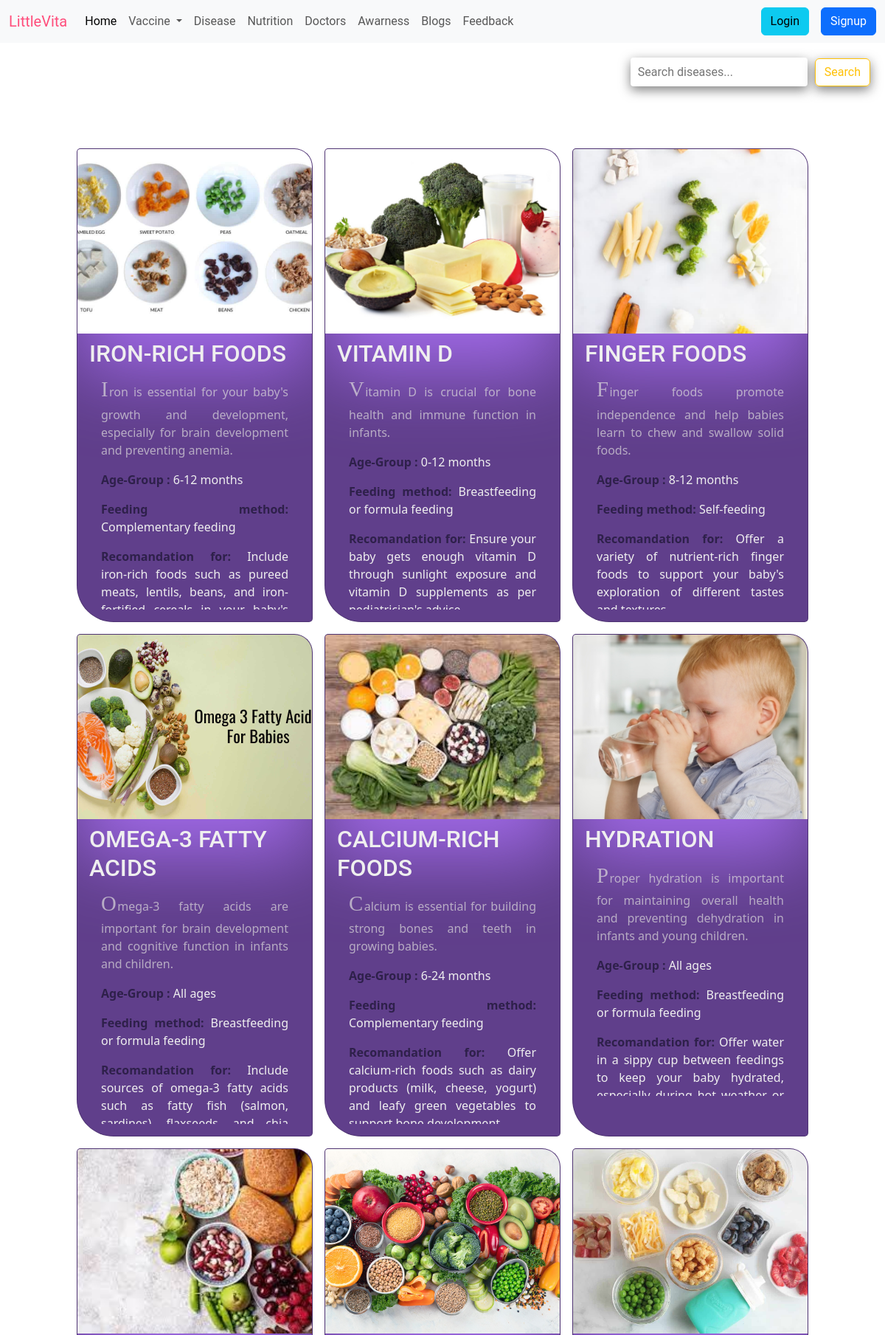
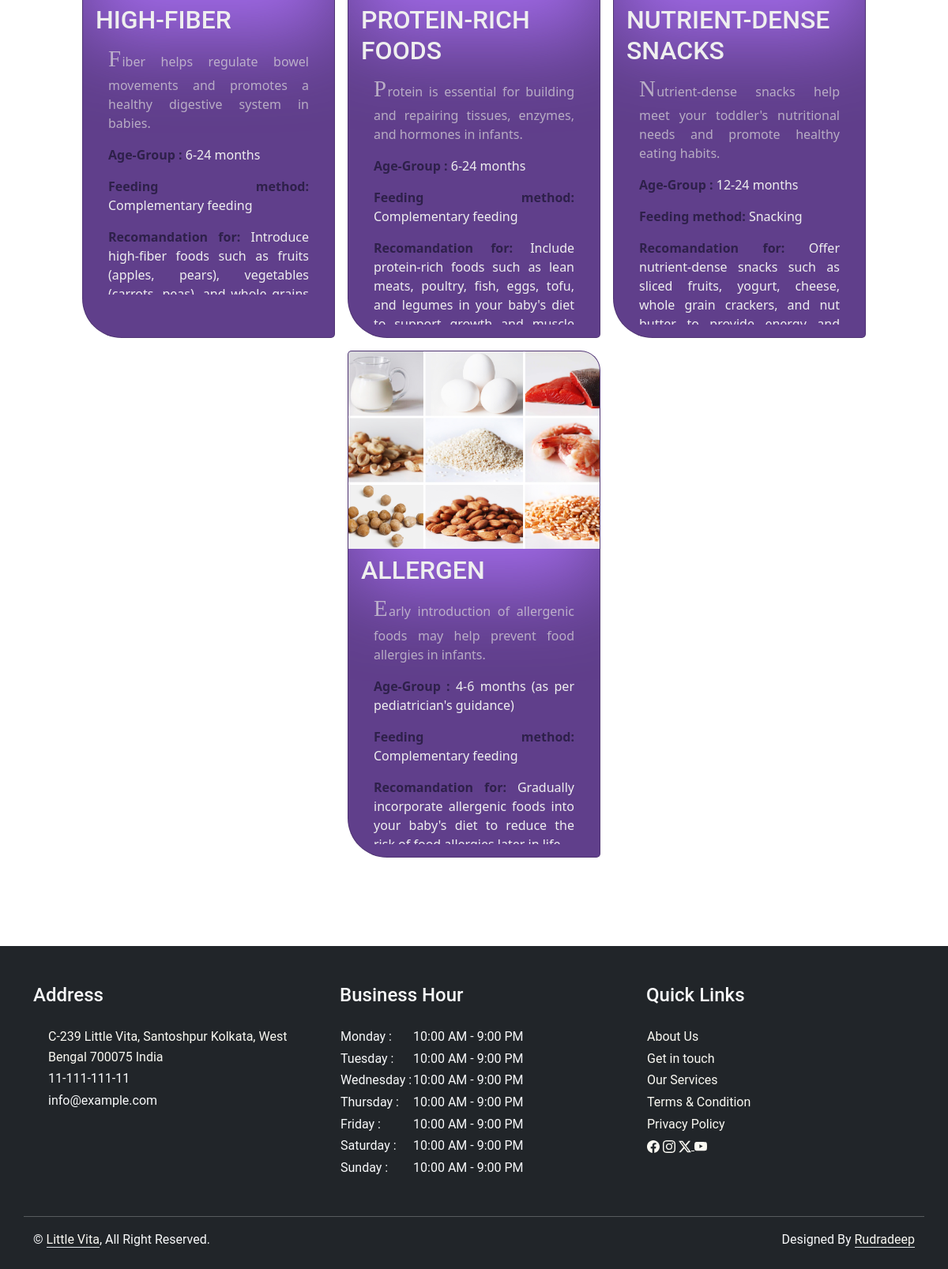
Screenshot of /nutrition/ with the database file from the repository (2 pictures, top to bottom).
### Base/models.py (models this page shows, shortened)
class Nutrition(models.Model):
    nutrition_id = models.AutoField(primary_key=True)
    nutrition_name = models.CharField(max_length=100, default="Nutrition Name Unavailable")
    age_group = models.CharField(max_length=50)
    feeding_method = models.CharField(max_length=100)
    introduction_of_solids = models.TextField(null=True, blank=True, default="Not applicable")
    recommended_diet = models.TextField(null=True, blank=True)
    description = models.TextField(null=True, blank=True)
    image = models.ImageField(upload_to='nutrition_images/', blank=True, null=True)

### Base/views.py (the view)
# urls.py: path('nutrition/', views.nutrition, name='nutrition'),
def nutrition(request):
    context={}
    if request.method == 'GET':
        if 'q' in request.GET:
            q = request.GET['q']
            nutrition = Nutrition.objects.filter(nutrition_name__icontains=q)
            nutrition_desc = Nutrition.objects.filter(description__icontains=q)
            nutritions = nutrition.union(nutrition_desc)
            if nutritions.count() == 0:
                messages.error(request, 'No results found')
            else:
                context['nutritions'] = nutritions
                return render(request, 'Base/nutrition.html', context)
    nutritions = Nutrition.objects.all()
    context['nutritions'] = nutritions
    return render(request, 'Base/nutrition.html', context)

### Base/templates/Base/nutrition.html (shortened to what this page needs)
{% extends "Base/base.html" %}
{% load static %}
{% block css %}
    <link rel="stylesheet" href={% static "Base/css/style.css" %}>
    <link rel="stylesheet" href={% static "Base/css/nutrition.css" %}>
{% endblock css %}
{% block body %}
<form method="GET" action="" class='search-bar'>
  <input type="text" name="q" placeholder="Search diseases..." class="user-input ">
  <input type="submit" value="Search" class="btn btn-outline-warning search-btn">
</form>
<div class="main">
  <ul class="cards">
    {% for nutrition in nutritions %}
    <li class="cards_item">
      <div class="card" tabindex="0">
        <div class="card_image"><img src={{nutrition.image.url}} alt="mixed vegetable salad in a mason jar. "></div>
        <div class="card_content">
          <h2 class="card_title">{{nutrition.nutrition_name|upper}}</h2>
          <div class="card_text">
            <p class="description">{{nutrition.description}}</p>
            <p class="age-group"> <span class="title">Age-Group :</span> {{nutrition.age_group}}</p>
            <p class="feeding-method"> <span class="title"> Feeding method:</span> {{nutrition.feeding_method}}</p>
            <p class="recomandation-for"> <span class="title">Recomandation for: </span>  {{nutrition.recommended_diet}} </p>
          </div>
        </div>
      </div>
    </li>
    {% endfor %}
  </ul>
</div>
{% include "Base/footer.html" %}
{% endblock body%}

### Base/templates/Base/base.html (shortened to what this page needs)
{% load static %}
<!DOCTYPE html>
<html lang="en">
<head>
  <link href="https://cdn.jsdelivr.net/npm/bootstrap@5.3.3/dist/css/bootstrap.min.css" rel="stylesheet"
 />
  <link rel="stylesheet" href="https://cdnjs.cloudflare.com/ajax/libs/OwlCarousel2/2.3.4/assets/owl.carousel.min.css" />
  <link rel="stylesheet" href="https://cdnjs.cloudflare.com/ajax/libs/OwlCarousel2/2.3.4/assets/owl.theme.default.min.css" />
  <link href='https://unpkg.com/boxicons@2.1.4/css/boxicons.min.css' rel='stylesheet'>
  <link rel="stylesheet" href={% static "Base/css/style.css" %} />
  {% block css %}
  {% endblock css %}
</head>
<body>
    <nav class="navbar navbar-expand-lg bg-body-tertiary blue-200">
      <div class="container-fluid">
        <a class="navbar-brand" href={% url "home" %} style="color: #FF4D7B;">LittleVita</a>
        <div class="collapse navbar-collapse" id="#navbarSupportedContent">
          <ul class="navbar-nav me-auto mb-2 mb-lg-0" >
            <li class="nav-item">
              <a class="nav-link active" aria-current="page" href={% url "home" %}>Home</a>
            </li>
            <li class="nav-item dropdown">
              <a class="nav-link dropdown-toggle" href="#" role="button" data-bs-toggle="dropdown" aria-expanded="false">
                Vaccine
              </a>
            </li>
            <li class="nav-item">
              <a class="nav-link" href={% url "disease" %}>Disease</a>
            </li>
            <li class="nav-item">
              <a class="nav-link" href={% url "nutrition" %}>Nutrition</a>
            </li>
            <li class="nav-item">
              <a class="nav-link" href={% url "doctors" %}>Doctors</a>
            </li>
            <li class="nav-item">
              <a class="nav-link" href={% url "awarness" %}>Awarness</a>
            </li>
            <li class="nav-item">
              <a class="nav-link" href={% url "blog" %}>Blogs</a>
            </li>
            <li class="nav-item">
              <a class="nav-link" href={% url "feedback" %}>Feedback</a>
            </li>
          </ul>
          {% if request.user.is_authenticated %}
          <div class="d-grid gap-2 d-md-flex justify-content-md-end">
            <a href={% url "logout" %} class="btn btn-danger me-md-2" role="button">Logout</a>
          </div>
          {% else %}
          <div class="d-grid gap-2 d-md-flex justify-content-md-end">
            <a href={% url "login" %} class="btn btn-info me-md-2" role="button">Login</a>
            <a href={% url "signup" %} class="btn btn-primary" role="button">Signup</a>
          </div>
          {% endif %}
      </div>
    </div>
  </nav>
  {% block body %}
  {% endblock body %}
</body>
</html>

### Base/templates/Base/footer.html (shortened to what this page needs)
  <div class="footer pt-5 mt-5">
    <div class="box-7">
      <div class="container-fluid bg-dark text-light footer">
          <div class="container py-5">
              <div class="row g-5">
                  <div class="col-lg-4 col-md-6">
                      <h4 class="text-light mb-4">Address</h4>
                      <table>
                          <tr>
                              <td>
                              </td>
                              <td>
                                  <a href="https://www.google.com/maps/place/Tutechage+Solution/@22.49007,88.395027,15z/data=!4m6!3m5!1s0x3a0271bf1fd19311:0x112d235b5add58aa!8m2!3d22.4900695!4d88.3950274!16s%2Fg%2F1ptyg3xlh?hl=en&entry=ttu"
                                      style="text-decoration: none; color: #faf9f2;">
                                      C-239 Little Vita, Santoshpur Kolkata, West
                                      Bengal
                                      700075 India</a>
                              </td>
                          </tr>
                          <tr>
                              <td>
                              </td>
                              <td>
                                  11-111-111-11
                              </td>
                          </tr>
                          <tr>
                              <td>
                              </td>
                              <td>
                                  info@example.com
                              </td>
                          </tr>
                      </table>
                  </div>
                  <div class="col-lg-4 col-md-6">
                      <h4 class="text-light mb-4">Business Hour</h4>
                      <table>
                          <tr>
                              <td>Monday :</td>
                              <td>10:00 AM - 9:00 PM</td>
                          </tr>
                          <tr>
                              <td>Tuesday :</td>
                              <td>10:00 AM - 9:00 PM</td>
                          </tr>
                          <tr>
                              <td>Wednesday :</td>
                              <td>10:00 AM - 9:00 PM</td>
                          </tr>
                          <tr>
                              <td>Thursday :</td>
                              <td>10:00 AM - 9:00 PM</td>
                          </tr>
                          <tr>
                              <td>Friday :</td>
                              <td>10:00 AM - 9:00 PM</td>
                          </tr>
                          <tr>
                              <td>Saturday :</td>
                              <td>10:00 AM - 9:00 PM</td>
                          </tr>
                          <tr>
                              <td>Sunday :</td>
                              <td>10:00 AM - 9:00 PM</td>
                          </tr>
                      </table>
                  </div>
                  <div class="col-lg-4 col-md-6">
                      <h4 class="text-light mb-4">Quick Links</h4>
                      <table>
                          <tr>
                              <td>
                                   <a href="#about"
                                      style="text-decoration: none; color:#faf9f2;">About Us</a>
                              </td>
                          </tr>
                          <tr>
                              <td>
                                   <a href="#quote"
                                      style="text-decoration: none; color:#faf9f2;">Get in touch</a>
                              </td>
                          </tr>
                          <tr>
                              <td>
                                   <a href="#survice"
                                      style="text-decoration: none; color:#faf9f2;">Our Services</a>
                              </td>
                          </tr>
                          <tr>
                              <td>
                                   <a href=""
                                      style="text-decoration: none; color:#faf9f2;">Terms & Condition</a>
                              </td>
                          </tr>
                          <tr>
                              <td>
                                   <a href=""
                                      style="text-decoration: none; color:#faf9f2;">Privacy Policy</a>
                              </td>
                          </tr>
                          <tr>
                              <td>
                                   <a href="#"style=" color:#faf9f2;"></i></a>
                                   <a href="#"style=" color:#faf9f2;"></a>
                                   <a href="#"style=" color:#faf9f2;"><svg xmlns="http://www.w3.org/2000/svg" width="16" height="16" fill="currentColor" class="bi bi-twitter-x" viewBox="0 0 16 16">
                                                                      <path d="M12.6.75h2.454l-5.36 6.142L16 15.25h-4.937l-3.867-5.07-4.425 5.07H.316l5.733-6.57L0 .75h5.063l3.495 4.633L12.601.75Zm-.86 13.028h1.36L4.323 2.145H2.865z"/></svg>
                                  </a>
                                   <a href="#"style=" color:#faf9f2;"></a>
                              </td>
                          </tr>
                      </table>
                  </div>
              </div>
          </div>
          <div class="container">
              <div class="copyright">
                  <div class="row">
                      <hr>
                      <div class="col-md-6 text-center text-md-start mb-3 mb-md-0">
                          &copy; <a class="border-bottom" href="#"
                              style="text-decoration: none; color: #faf9f2;">Little Vita</a>, All Right Reserved.
                      </div>
                      <div class="col-md-6 text-center text-md-end mb-4">
                          Designed By <a class="border-bottom"
                              style="text-decoration: none; color: #faf9f2;">Rudradeep</a>
                      </div>
                  </div>
              </div>
          </div>
      </div>
  </div>

### Base/static/Base/css/style.css (style rules this page uses)
body { font-family: 'Roboto', sans-serif; font-size: 16px; line-height: 1.6; margin: 0; padding: 0; color: #333; }

### Base/static/Base/css/nutrition.css (style rules this page uses)
:root { --purple: #603f8b; --aqua: #b4fee7; --violet: #a16ae8; --fuchsia: #fd49a0; --white: #efefef; --black: #222; --trueBlack: #000; }
*, *::before, *::after { box-sizing: border-box; }
.main { margin: 4rem 2rem; }
.cards { display: flex; flex-wrap: wrap; justify-content: center; list-style: none; margin: 0; padding: 0; grid-template-columns: repeat(auto-fit, minmax(250px, 1fr)); gap: 1rem; }
.cards_item { display: flex; width: 20rem; }
.card_image { display: flex; height: 250px; box-shadow: 0 50px 100px 0 var(--violet); }
.card_image img { display: block; width: 100%; height: auto; object-fit: cover; }
.card { display: flex; flex-direction: column; position: relative; overflow: hidden; background-color: var(--purple); border-radius: 5px 25px 5px 50px; transition: transform 0.1s linear, box-shadow 0.2s; }
.card_content { padding: 0.5rem 1rem 1rem; color: var(--white); }
.card_text { font-family: Segoe UI, Frutiger, Frutiger Linotype, Dejavu Sans, Helvetica, Helvetica Neue, Arial, sans-serif; line-height: 1.5; text-size-adjust: 0.2px; padding: 0 1rem; }
.card_text p:first-of-type:first-letter { font-size: 1.8em; font-family: Georgia, Times, serif; margin-right: 0.05em; }
@media (min-width: 480px) { .card_text { overflow: auto; max-height: 20rem; scrollbar-width: thin; scrollbar-color: var(--aqua) var(--violet); } }
.description { color: #dedcdcb1; text-align:left; text-align: justify; }
.title { color: #2e204a; font-weight: 600; text-align: justify; }
p { text-align: justify; }
.search-bar { width: 100%; height: 100%; padding: 20px; display: flex; flex-direction: row; justify-content: end; align-items: center; gap: 10px; }
.user-input { height: 100%; padding: 10px; border: none; border-radius: 4px; box-shadow: 0 5px 15px rgba(17, 16, 16, 0.533); }
.search-btn { box-shadow: 0 5px 15px rgba(17, 16, 16, 0.533); }

### rows the page displays
Nutrition: image (picture), nutrition_name "IRON-RICH FOODS", description "Iron is essential for your baby's growth and development, especially for brain development and preventing anemia.", age_group "6-12 months", feeding_method "Complementary feeding", recommended_diet "Include iron-rich foods such as pureed meats, lentils, beans, and…"
Nutrition: image (picture), nutrition_name "VITAMIN D", description "Vitamin D is crucial for bone health and immune function in infants.", age_group "0-12 months", feeding_method "Breastfeeding or formula feeding", recommended_diet "Ensure your baby gets enough vitamin D through sunlight exposure and vitamin D supplements as per…"
Nutrition: image (picture), nutrition_name "FINGER FOODS", description "Finger foods promote independence and help babies learn to chew and swallow solid foods.", age_group "8-12 months", feeding_method "Self-feeding", recommended_diet "Offer a variety of nutrient-rich finger foods to support your baby's exploration of different tastes…"
Nutrition: image (picture), nutrition_name "OMEGA-3 FATTY ACIDS", description "Omega-3 fatty acids are important for brain development and cognitive function in infants and children.", age_group "All ages", feeding_method "Breastfeeding or formula feeding", recommended_diet "Include sources of omega-3 fatty acids such as fatty fish (salmon,…"
Nutrition: image (picture), nutrition_name "CALCIUM-RICH FOODS", description "Calcium is essential for building strong bones and teeth in growing babies.", age_group "6-24 months", feeding_method "Complementary feeding", recommended_diet "Offer calcium-rich foods such as dairy products (milk, cheese, yogurt) and leafy green vegetables to…"
Nutrition: image (picture), nutrition_name "HYDRATION", description "Proper hydration is important for maintaining overall health and preventing dehydration in infants and young children.", age_group "All ages", feeding_method "Breastfeeding or formula feeding", recommended_diet "Offer water in a sippy cup between feedings to keep your baby hydrated,…"
Nutrition: image (picture), nutrition_name "HIGH-FIBER", description "Fiber helps regulate bowel movements and promotes a healthy digestive system in babies.", age_group "6-24 months", feeding_method "Complementary feeding", recommended_diet "Introduce high-fiber foods such as fruits (apples, pears), vegetables…"
Nutrition: image (picture), nutrition_name "PROTEIN-RICH FOODS", description "Protein is essential for building and repairing tissues, enzymes, and hormones in infants.", age_group "6-24 months", feeding_method "Complementary feeding", recommended_diet "Include protein-rich foods such as lean meats, poultry, fish, eggs, tofu, and legumes in your baby's diet…"
Nutrition: image (picture), nutrition_name "NUTRIENT-DENSE SNACKS", description "Nutrient-dense snacks help meet your toddler's nutritional needs and promote healthy eating habits.", age_group "12-24 months", feeding_method "Snacking", recommended_diet "Offer nutrient-dense snacks such as sliced fruits, yogurt, cheese, whole grain crackers, and nut…"
Nutrition: image (picture), nutrition_name "ALLERGEN", description "Early introduction of allergenic foods may help prevent food allergies in infants.", age_group "4-6 months (as per pediatrician's guidance)", feeding_method "Complementary feeding", recommended_diet "Gradually incorporate allergenic foods into your baby's diet to reduce the…"
